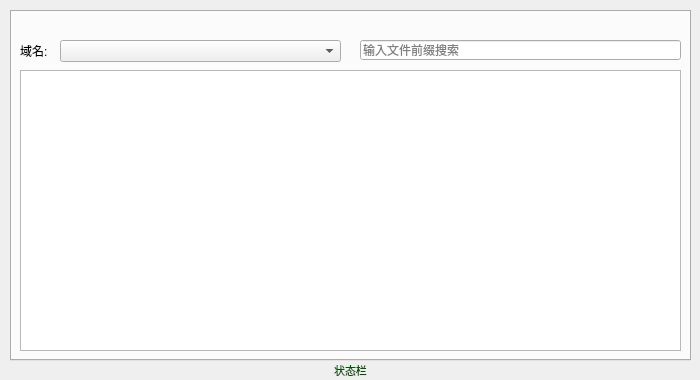
<?xml version="1.0" encoding="UTF-8"?>
<ui version="4.0">
 <class>Dialog</class>
 <widget class="QDialog" name="Dialog">
  <property name="geometry">
   <rect>
    <x>0</x>
    <y>0</y>
    <width>700</width>
    <height>380</height>
   </rect>
  </property>
  <property name="minimumSize">
   <size>
    <width>0</width>
    <height>0</height>
   </size>
  </property>
  <property name="maximumSize">
   <size>
    <width>700</width>
    <height>380</height>
   </size>
  </property>
  <property name="windowTitle">
   <string>七牛个人网盘 v1.0</string>
  </property>
  <widget class="QLabel" name="status">
   <property name="geometry">
    <rect>
     <x>20</x>
     <y>360</y>
     <width>661</width>
     <height>20</height>
    </rect>
   </property>
   <property name="font">
    <font>
     <family>微软雅黑</family>
     <pointsize>8</pointsize>
    </font>
   </property>
   <property name="styleSheet">
    <string notr="true">color: rgb(0, 85, 0)</string>
   </property>
   <property name="text">
    <string>状态栏</string>
   </property>
   <property name="alignment">
    <set>Qt::AlignCenter</set>
   </property>
  </widget>
  <widget class="QTabWidget" name="tabWidget">
   <property name="geometry">
    <rect>
     <x>10</x>
     <y>10</y>
     <width>681</width>
     <height>351</height>
    </rect>
   </property>
   <property name="layoutDirection">
    <enum>Qt::LeftToRight</enum>
   </property>
   <property name="currentIndex">
    <number>-1</number>
   </property>
  </widget>
  <widget class="QLabel" name="label_domain">
   <property name="geometry">
    <rect>
     <x>20</x>
     <y>40</y>
     <width>31</width>
     <height>21</height>
    </rect>
   </property>
   <property name="text">
    <string>域名:</string>
   </property>
  </widget>
  <widget class="QTableView" name="tableView">
   <property name="geometry">
    <rect>
     <x>20</x>
     <y>70</y>
     <width>661</width>
     <height>281</height>
    </rect>
   </property>
  </widget>
  <widget class="QComboBox" name="comboBox">
   <property name="geometry">
    <rect>
     <x>60</x>
     <y>40</y>
     <width>281</width>
     <height>22</height>
    </rect>
   </property>
  </widget>
  <widget class="QLineEdit" name="lineEdit">
   <property name="geometry">
    <rect>
     <x>360</x>
     <y>40</y>
     <width>321</width>
     <height>20</height>
    </rect>
   </property>
   <property name="placeholderText">
    <string>输入文件前缀搜索</string>
   </property>
  </widget>
 </widget>
 <resources/>
 <connections/>
</ui>
